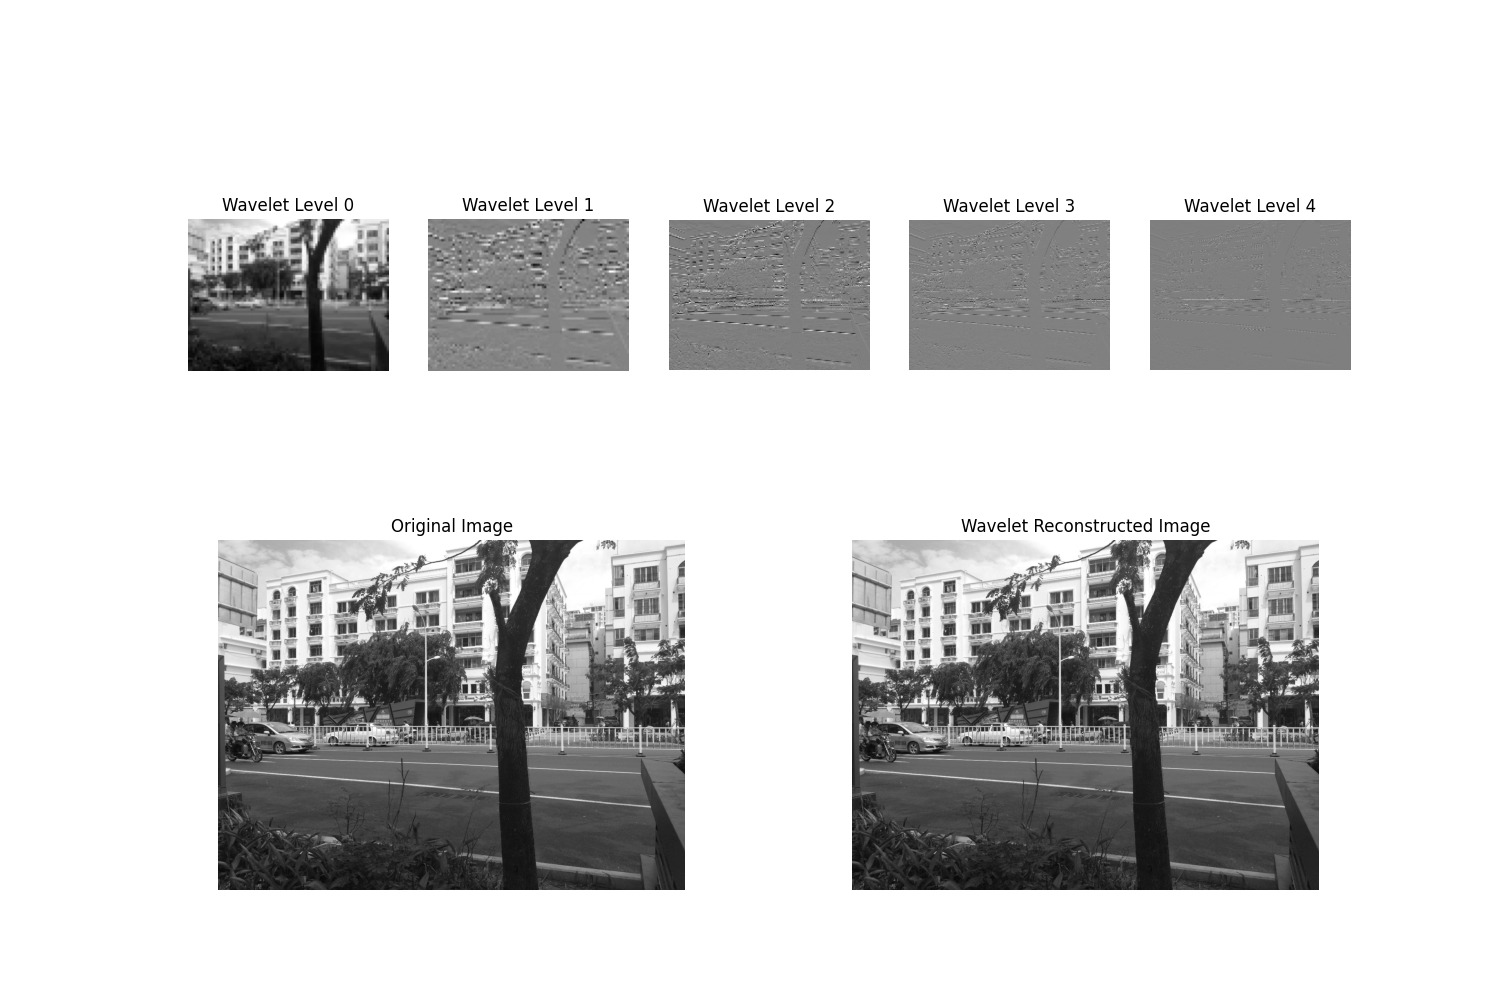

Generate this figure with Python:
import cv2
import numpy as np
import pywt
import matplotlib.pyplot as plt

def build_wavelet_pyramid(image, wavelet, levels):
    """
    构建小波金字塔
    :param image: 输入图像
    :param wavelet: 小波类型
    :param levels: 金字塔层数
    :return: 小波金字塔列表
    """
    coeffs = pywt.wavedec2(image, wavelet, level=levels)
    wavelet_pyramid = []
    for i in range(levels + 1):
        cA = coeffs[0] if i == 0 else coeffs[i][0]
        wavelet_pyramid.append(cA)
    return wavelet_pyramid, coeffs

def reconstruct_image_from_wavelet(coeffs, wavelet):
    """
    从小波金字塔重建图像
    :param coeffs: 小波金字塔系数
    :param wavelet: 小波类型
    :return: 重建的图像
    """
    reconstructed_image = pywt.waverec2(coeffs, wavelet)
    return reconstructed_image

def display(original_image, wavelet_pyramid, reconstructed_image):
    """
    显示小波金字塔和重建图像
    :param wavelet_pyramid: 小波金字塔列表
    :param reconstructed_image: 重建的图像
    """
    plt.figure(figsize=(15, 10))
    
    # 显示小波金字塔
    for i, image in enumerate(wavelet_pyramid):
        plt.subplot(2, len(wavelet_pyramid), i + 1)
        plt.imshow(image, cmap='gray')
        plt.title(f'Wavelet Level {i}')
        plt.axis('off')
    
    # 显示原始图像
    plt.subplot(2, 2, 3)
    plt.imshow(original_image, cmap='gray')
    plt.title('Original Image')
    plt.axis('off')
    
    # 显示重建图像
    plt.subplot(2, 2, 4)
    plt.imshow(reconstructed_image, cmap='gray')
    plt.title('Wavelet Reconstructed Image')
    plt.axis('off')
    
    # 保存结果
    plt.tight_layout()
    plt.savefig('wavelet_pyramid.png')
    plt.close()

def main():
    # 读取图像并转换为灰度图像
    image = cv2.imread('demo.jpg', cv2.IMREAD_GRAYSCALE)
    wavelet = 'haar'  # 使用Haar小波
    levels = 4  # 设置金字塔层数

    # 构建小波金字塔
    wavelet_pyramid, coeffs = build_wavelet_pyramid(image, wavelet, levels)
    # 重建图像
    reconstructed_image = reconstruct_image_from_wavelet(coeffs, wavelet)

    # 显示小波金字塔和重建图像
    display(image, wavelet_pyramid, reconstructed_image)

if __name__ == "__main__":
    main()